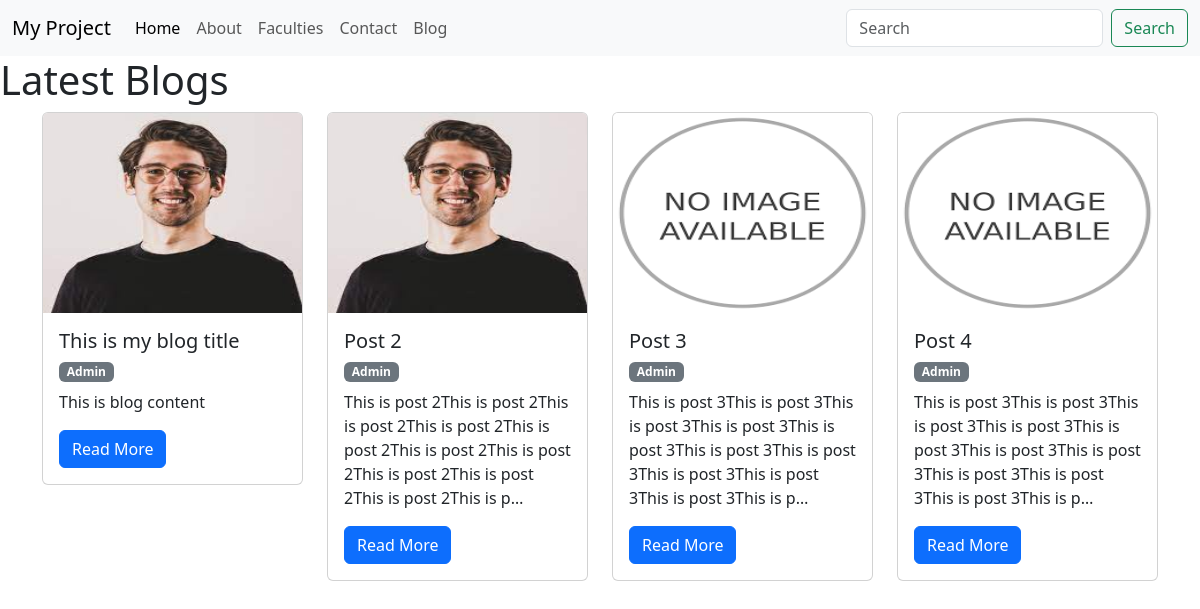
/blog/, run on an earlier commit of the app's database.
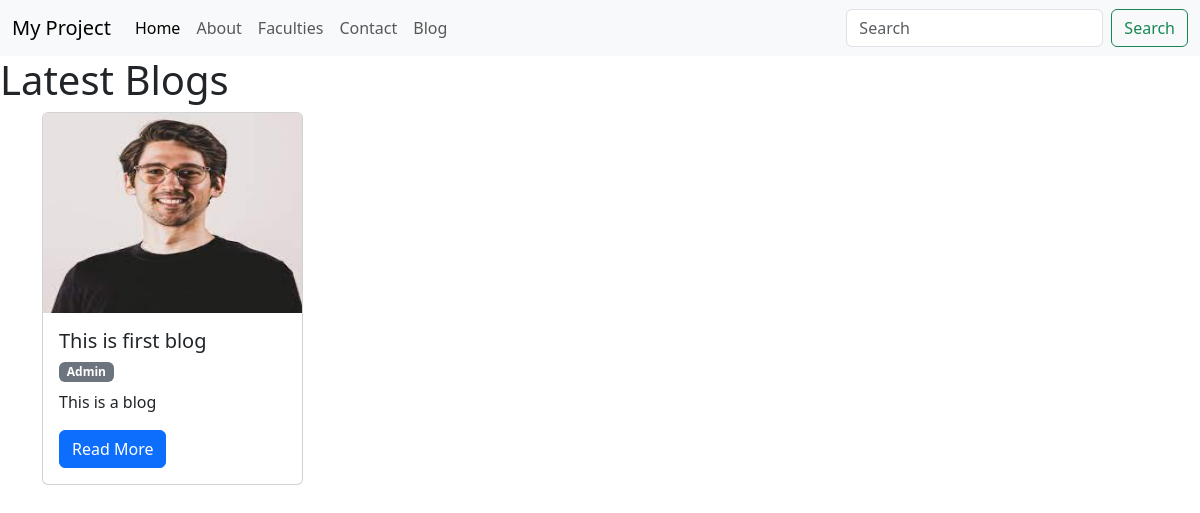
And on a later commit of the database.
### myblog/models.py (models this page shows, shortened)
class Post(models.Model):
    sno = models.AutoField(primary_key=True)
    title = models.CharField(max_length=255)
    content = models.TextField()
    author = models.CharField(max_length=15)
    slug = models.CharField(max_length=150)
    post_images = models.ImageField(upload_to='postimg')

### myblog/views.py (the view)
# urls.py: path('',views.bloghome),
def bloghome(request):
    allPosts = Post.objects.all()
    context = {'allPosts':allPosts}
    return render(request,'bloghome.html', context)

### templates/bloghome.html
{% extends 'base.html' %}
{% block body %}
<h1>Latest Blogs</h1>
<div class="container">
    <div class="row">
        {% for post in allPosts %}
        <div class="col-md-3">
            <div class="card">
                <img src="{{post.post_images.url}}" class="card-img-top" alt="..." height="200" width="200">
                <div class="card-body">
                    <h5 class="card-title">{{post.title}}</h5>
                    <h6><span class="badge bg-secondary">{{post.author}}</span></h6>
                    <p class="card-text">{{post.content | truncatechars:150}}</p>
                    <a href="/blog/{{post.slug}}" class="btn btn-primary">Read More</a>
                </div>
            </div>
        </div>
        {% endfor %}
    </div>
</div>
{% endblock body %}

What changed in the data, as far as the page shows it:
removed Post: post_images (placeholder picture), title "This is my blog title", author "Admin", content "This is blog content"
removed Post: post_images (picture), title "Post 2", author "Admin", content "This is post 2This is post 2This is post 2This is post 2This is post 2This is post 2This is post 2This is post 2This is post 2This is post 2This is p…"
removed Post: post_images (placeholder picture), title "Post 3", author "Admin", content "This is post 3This is post 3This is post 3This is post 3This is post 3This is post 3This is post 3This is post 3This is post 3This is post 3This is p…"
removed Post: post_images (placeholder picture), title "Post 4", author "Admin", content "This is post 3This is post 3This is post 3This is post 3This is post 3This is post 3This is post 3This is post 3This is post 3This is post 3This is p…"
added Post: post_images (picture), title "This is first blog", author "Admin", content "This is a blog"
